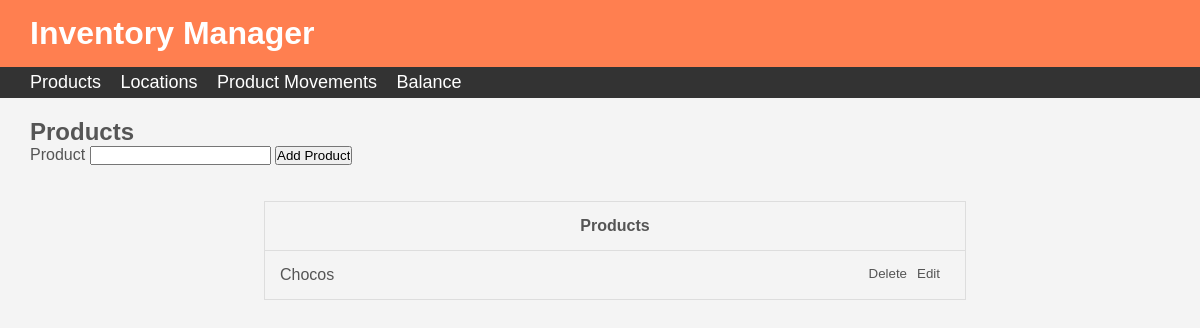
/products, run on an earlier commit of the app's database.
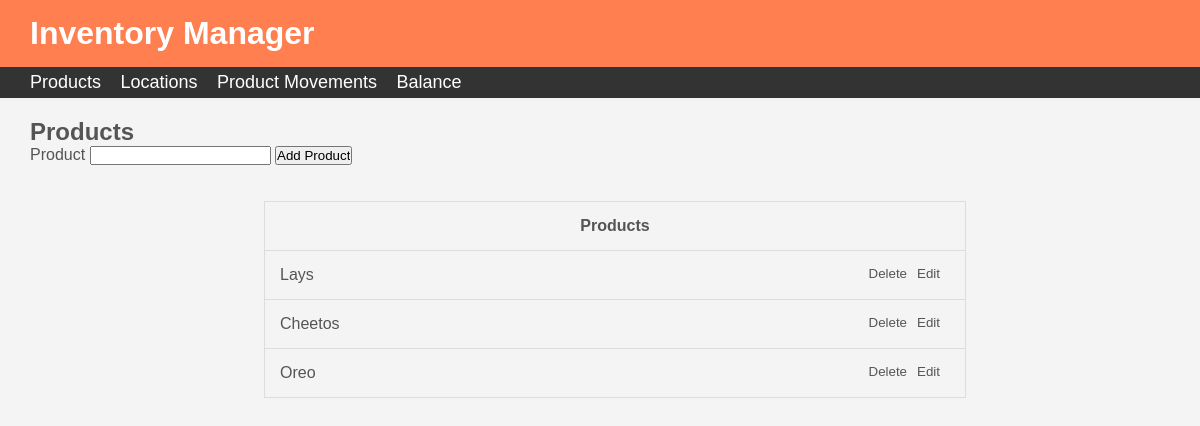
And on a later commit of the database.
### models.py (models this page shows)
class Product(db.Model):
    id = db.Column(db.Integer, primary_key=True)
    name = db.Column(db.String(50), unique=True, nullable=False)
    moved_product = db.relationship('Movement', backref='item', lazy=True)

### routes.py (the view, shortened to what this page needs)
@app.route('/products', methods=['GET','POST'])
def products():
    form = ProductForm()
    products = Product.query.all()
    return render_template('products.html', products=products, form=form)

### forms.py
class ProductForm(FlaskForm):
    product = StringField("Product", validators=[DataRequired()])
    add_product = SubmitField("Add Product")

### templates/products.html (shortened to what this page needs)
{% extends "layout.html" %}
{% block main %}
    <h2>
        Products
    </h2>
    <form action="" method="POST">
        {{ form.product.label }}
        {{ form.product }}
        {% if edit_button %}
            <input type="submit" value="Edit Product">
        {% else %}
            {{ form.add_product }}
        {% endif %}
    </form>
    <br><br>
    {% if products %}
        <table>
            <thead>
                <tr>
                    <th>Products</th>
                </tr>
            </thead>
            <tbody>
                {% for product in products %}
                    <tr>
                        <td> {{ product.name }} <a class="editLink" href="{{ url_for('edit_product', product_id=product.id) }}">Edit</a><a class="editLink" href="{{ url_for('delete_product', product_id=product.id) }}">Delete</a></td>
                    </tr>
                {% endfor %}
            </tbody>
        </table>
    {% endif %}
{% endblock %}

### templates/layout.html (shortened to what this page needs)
<html>
    <head>
        <link rel="stylesheet" href="{{ url_for('static', filename='main.css') }}">
    </head>
    <body>
        <header>
            <h1>Inventory Manager</h1>
        </header>
        <aside>
            <nav class="navbar">
                <ul>
                    <li><a href="{{ url_for('products') }}">Products</a></li>
                    <li><a href="{{ url_for('locations') }}">Locations</a></li>
                    <li><a href="{{ url_for('movements') }}">Product Movements</a></li>
                    <li><a href="{{ url_for('balance') }}">Balance</a></li>
                </ul>
            </nav>
        </aside>
        <section class="form">
            {% block main %} {% endblock %}
        </section>
    </body>
</html>

### static/main.css (style rules this page uses)
* { margin:0; padding:0; }
body { background-color: #f4f4f4; font-family: Arial, Helvetica, sans-serif; color: #555555; }
header { background-color: coral; color: #fff; padding-left: 30px; padding-top: 15px; padding-bottom: 15px; }
.navbar { padding-left: 30px; background-color: #333; color: #fff; padding-top: 5px; padding-bottom: 5px; }
.navbar ul { list-style: none; padding:0; }
.navbar li { display:inline; }
.navbar a { color:#fff; text-decoration: none; font-size: 18px; padding-right: 15px; }
.form { padding-left: 30px; padding-top: 20px; }
table, td, th { border: 1px solid #ddd; }
table { border-collapse: collapse; width: 60%; margin-right: auto; margin-left: auto; }
th, td { padding: 15px; }
.editLink { float: right; text-decoration: none; color: #555555; font-size: smaller; padding-right: 10px; }
.editLink::after { clear: both; content: ""; display: table; }

What changed in the data, as far as the page shows it:
removed Product: name "Chocos"
added Product: name "Lays"
added Product: name "Cheetos"
added Product: name "Oreo"
